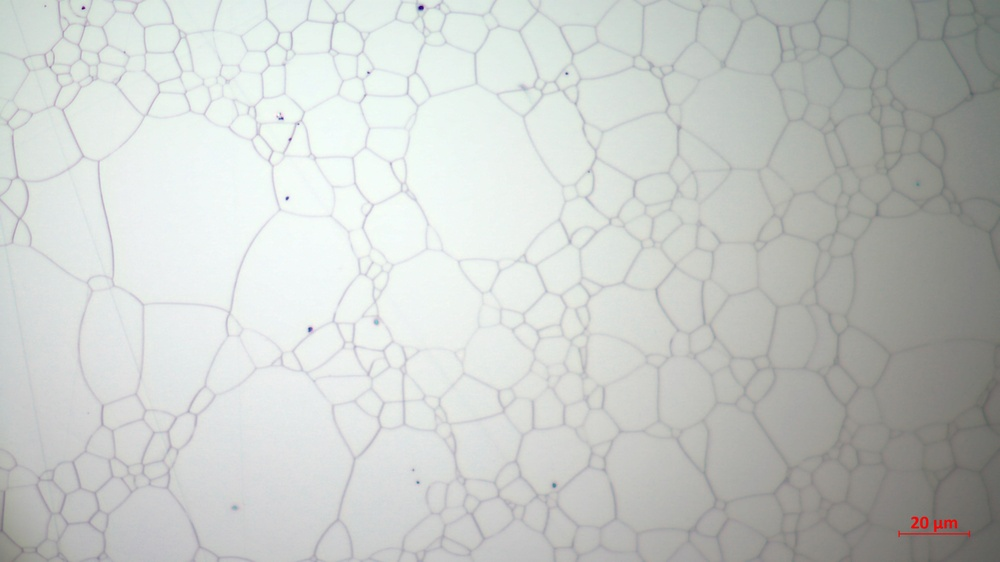
#> input picture example_data/Snap-05.jpg, 1000 x 562 px, shrunk from 3840 x 2160 before the run
$ jupyter execute 'Experiment 3.ipynb'   (shell and % lines are left out)
#> lines starting #> are read from the running program, lines starting #| are printed output that depends on the picture; after the words box and inside, x2 and y2 are one past the last pixel; in counts of white or black regions, pixels touching at a corner belong together
# Clipping

Experiment 2 is giving quite resonable results. But there is still a lot of noise on the border of an image because light condition is not perfect. Here I want to try clipping bad area.

[cell 1]
import cv2
import matplotlib.pyplot as plt
import numpy as np

plt.rcParams['figure.figsize'] = [14, 9]

img = cv2.imread('../example_data/Snap-05.jpg')
#> img is the input picture: shape (562, 1000, 3); mean B, G, R 199.5, 202.5, 199
plt.imshow(img)
plt.show()

[cell 2]
img_gray = cv2.cvtColor(img, cv2.COLOR_BGR2GRAY)
plt.imshow(img_gray, cmap='gray')
plt.show()

[cell 3]
img_bl = cv2.blur(img_gray, (8, 8))
plt.imshow(img_bl, cmap='gray')
plt.show()

[cell 4]
(minVal, maxVal, minLoc, maxLoc) = cv2.minMaxLoc(img_bl)
#> minVal = 87; maxVal = 250; minLoc = (953, 524); maxLoc = (349, 208)
img_circle = img_bl.copy()
cv2.circle(img_circle, maxLoc, 30, 0, 10)
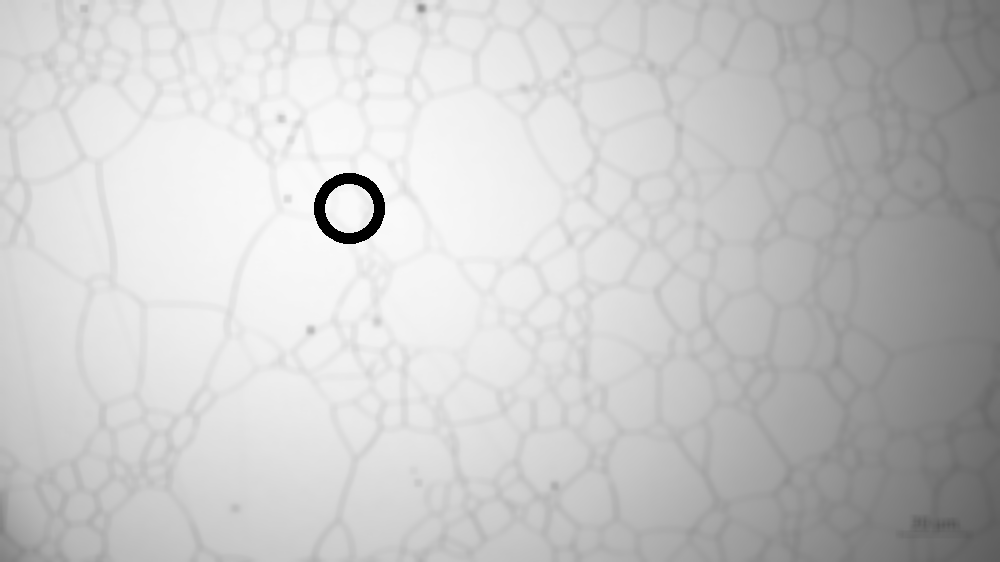
#> img_circle: shape (562, 1000); min 0, max 250, mean 200.3
plt.imshow(img_circle, cmap='gray')
plt.show()

[cell 5]
clahe = cv2.createCLAHE(clipLimit=25.0, tileGridSize=(64, 64))
img_cl = clahe.apply(img_bl)
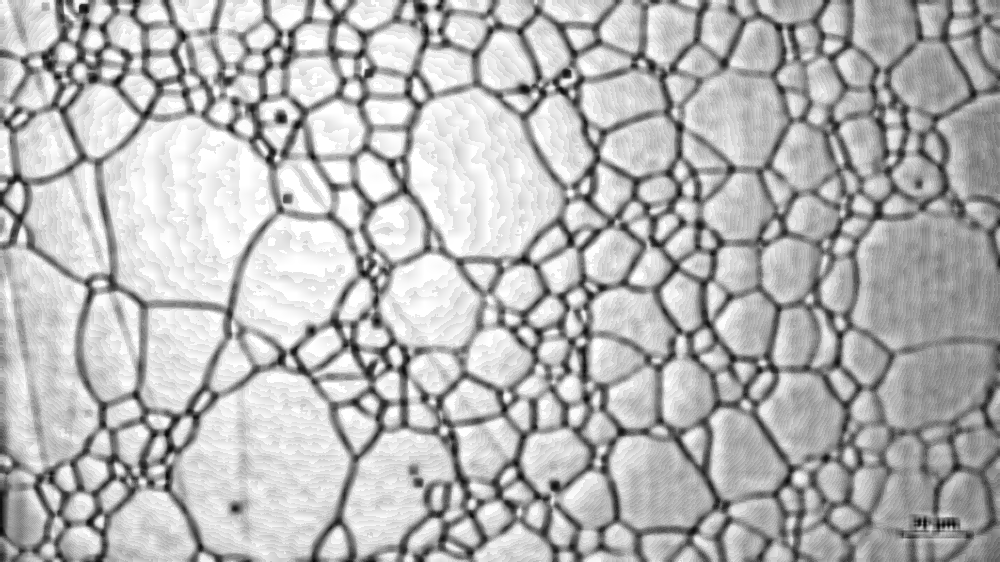
#> img_cl: shape (562, 1000); min 5, max 255, mean 181.2
plt.imshow(img_cl, cmap='gray')
plt.show()

[cell 6]
_, img_tr = cv2.threshold(img_cl, 0, 255, cv2.THRESH_TRIANGLE+cv2.THRESH_BINARY)
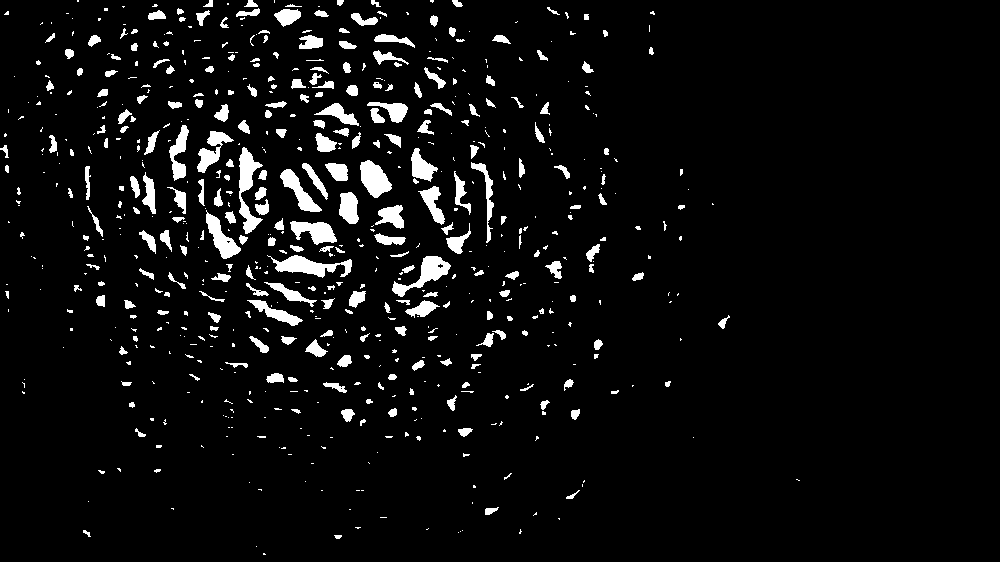
#> img_tr: shape (562, 1000); 5.3% white; 671 white regions (405 under 20 px)
plt.imshow(img_tr, cmap='gray')
plt.show()

Clip image to remove noisy areas:

[cell 7]
img_clip = img_tr[:int(3*maxLoc[1]), :int(3*maxLoc[0])]
plt.imshow(img_clip, cmap='gray')
plt.show()

[cell 8]
contours, hierarchy = cv2.findContours(img_clip, cv2.RETR_TREE, cv2.CHAIN_APPROX_SIMPLE)
#> contours = 679 contours, 485 with area under 20; largest, box (x1, y1, x2, y2) and area: (239, 147, 263, 234) 828, (267, 255, 352, 278) 784, (392, 256, 451, 297) 744, (360, 160, 392, 198) 715, (206, 210, 241, 259) 622
img_contours = img.copy()
img_contours = cv2.drawContours(img_contours, contours, -1, (0,0,255), 3)
plt.imshow(img_contours)
plt.show()

Remove noise by thresholding contour length:

[cell 9]
long_contours = [c for c in contours if len(c) > 10]
#> long_contours = 227 contours, 50 with area under 20; largest, box (x1, y1, x2, y2) and area: (239, 147, 263, 234) 828, (267, 255, 352, 278) 784, (392, 256, 451, 297) 744, (360, 160, 392, 198) 715, (206, 210, 241, 259) 622
len(long_contours)
#> Out = 227

[cell 10]
img_contours = img.copy()
img_contours = cv2.drawContours(img_contours, long_contours, -1, (0,0,255), 3)
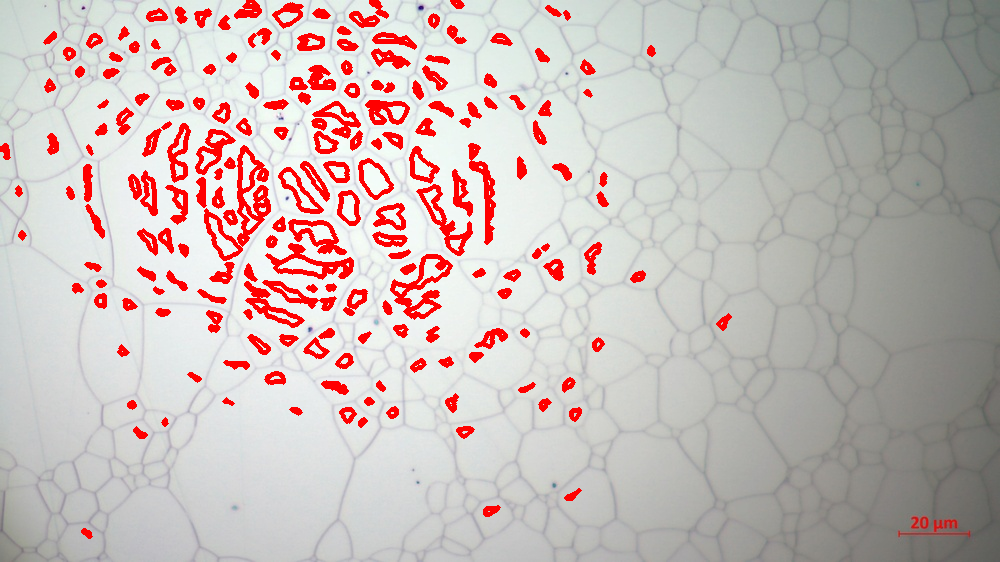
#> img_contours: shape (562, 1000, 3); mean B, G, R 182.3, 185.1, 200.4
plt.imshow(img_contours)
plt.show()

[cell 11]
contours[1].shape
#> Out = (1, 1, 2)
